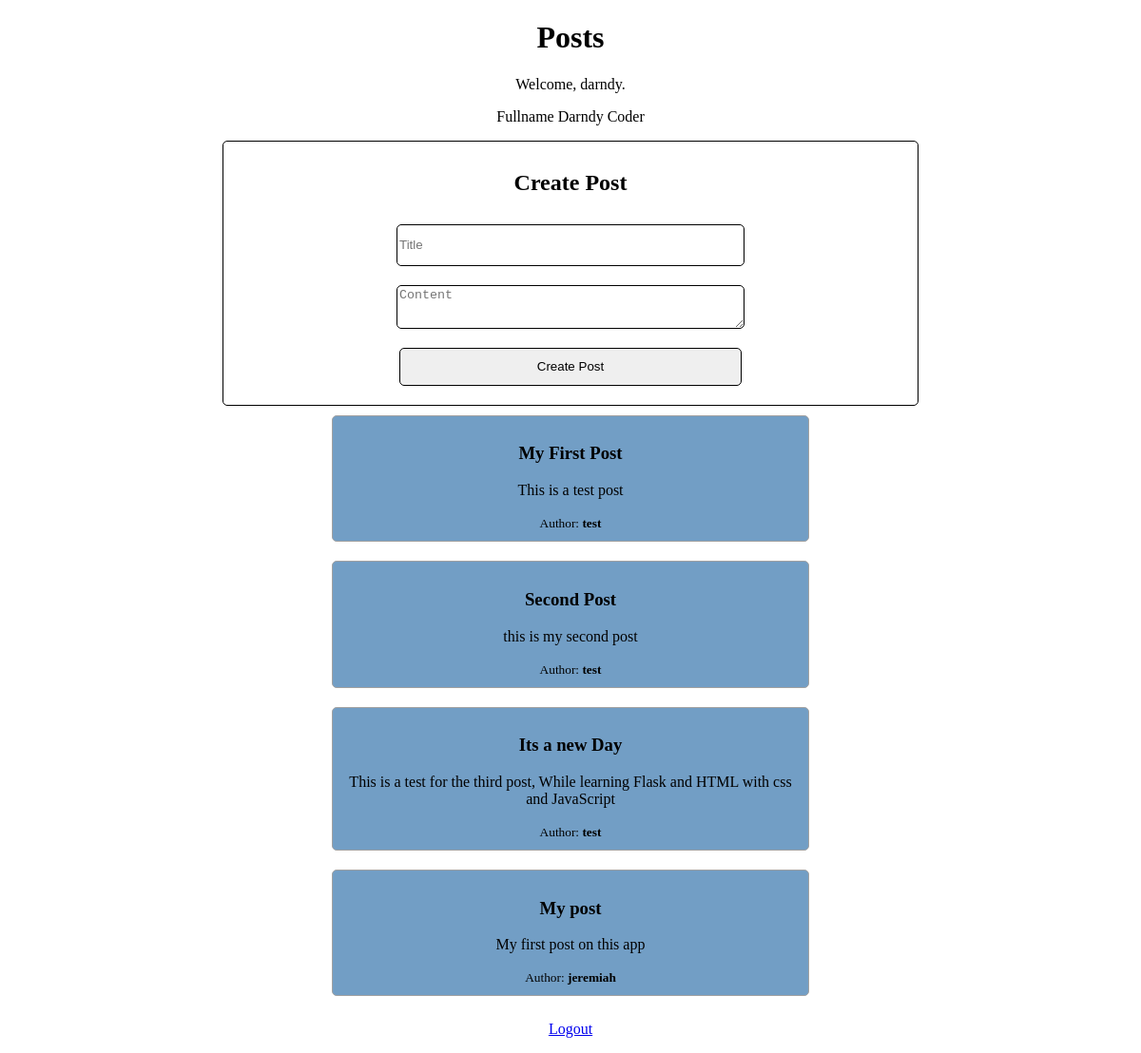
The page / (signed in) on the database its author committed.
### main.py (models this page shows)
class User(Base):
    __tablename__ = 'users'
    id = Column(Integer, primary_key=True)
    username = Column(String)
    name = Column(String)
    password = Column(String)

class Post(Base):
    __tablename__ = 'posts'
    id = Column(Integer, primary_key=True)
    author = Column(String)
    title = Column(String)
    content = Column(String)

### main.py (the view)
@app.route('/')
def query():
    try:
        user = flask_session['username']
    except:
        return redirect('/login')
    posts = session.query(Post).all()
    user = session.query(User).filter(User.username==user).first()
    return render_template('index.html', context={'user': user, 'posts': posts})

### templates/index.html (shortened to what this page needs)
<!DOCTYPE html>
<html>
    <head>
    </head>
    <body>
        <center>
            <h1>Posts</h1>
            <p>Welcome, {{context.user.username}}.</p>
            <p>Fullname {{context.user.name}}</p>
            <form action="/create-post" method="POST">
                <h2>Create Post</h2>
                <input type="text" name="title" placeholder="Title" required>
                <textarea name="content" placeholder="Content" required></textarea>
                <input type="submit" value="Create Post">
            </form>
            <div class="posts">
                {% for post in context.posts %}
                    <div class="post">
                        <h3>{{post.title}}</h3>
                        <p>{{post.content}}</p>
                        <small>Author: <b>{{post.author}}</b></small>
                    </div>
                {% endfor %}
            </div>
        </center>
    </body>
    <center>
        <p><a href="/logout">Logout</a></p>
    </center>
</html>

### templates/index.html (style rules this page uses)
h1 { text-align: center; }
.posts { display: flex; flex-direction: column; align-items: center; }
.post { border: 1px solid rgb(161, 161, 161); padding: 10px; margin: 10px; border-radius: 5px; width: 40vw; background-color: rgb(114, 158, 197); }
form { display: flex; flex-direction: column; align-items: center; border: 1px solid black; border-radius: 5px; padding: 10px; width: 60%; }
form input, textarea { width: 30vw; height: 40px; margin: 10px; border-radius: 5px; border: 1px solid black; }

### rows shown on the page
User: user.username "darndy", user.name "Darndy Coder"
Post: title "My First Post", content "This is a test post", author "test"
Post: title "Second Post", content "this is my second post", author "test"
Post: title "Its a new Day", content "This is a test for the third post, While learning Flask and HTML with css and JavaScript", author "test"
Post: title "My post", content "My first post on this app", author "jeremiah"
